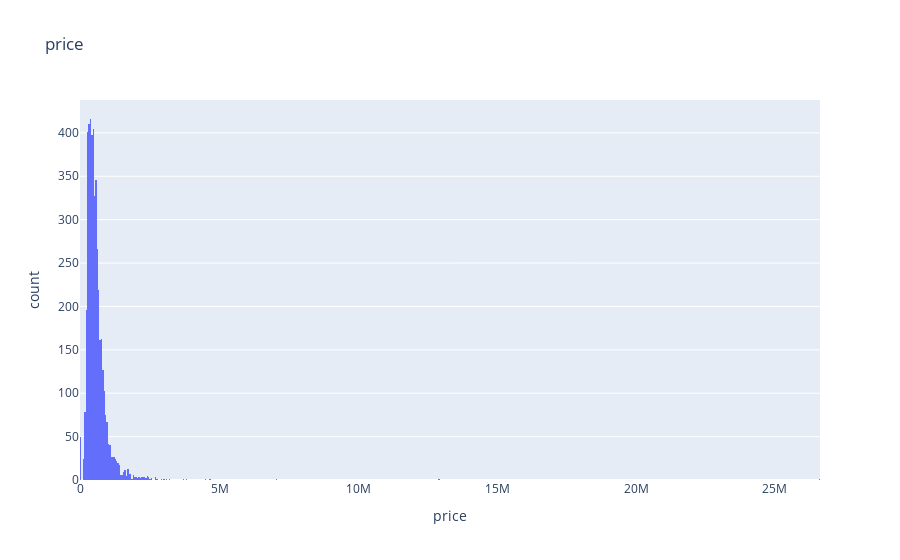
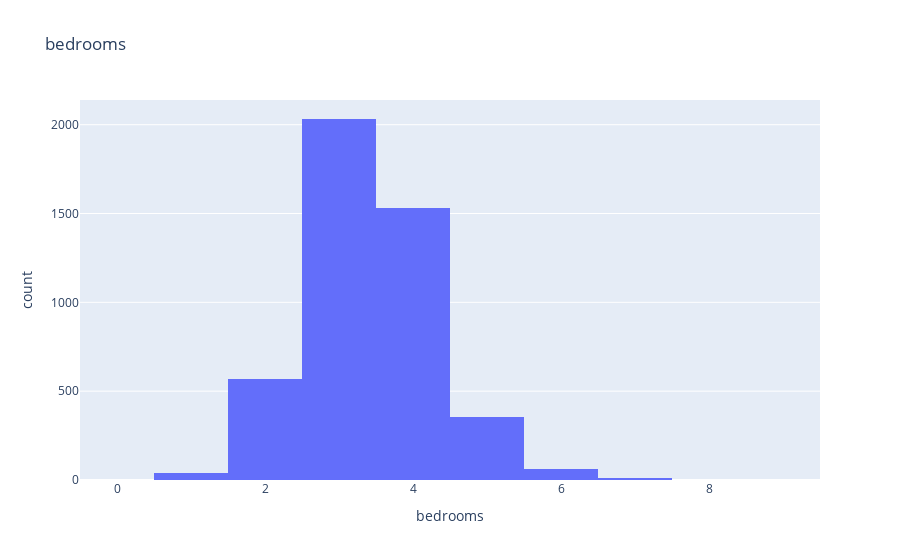
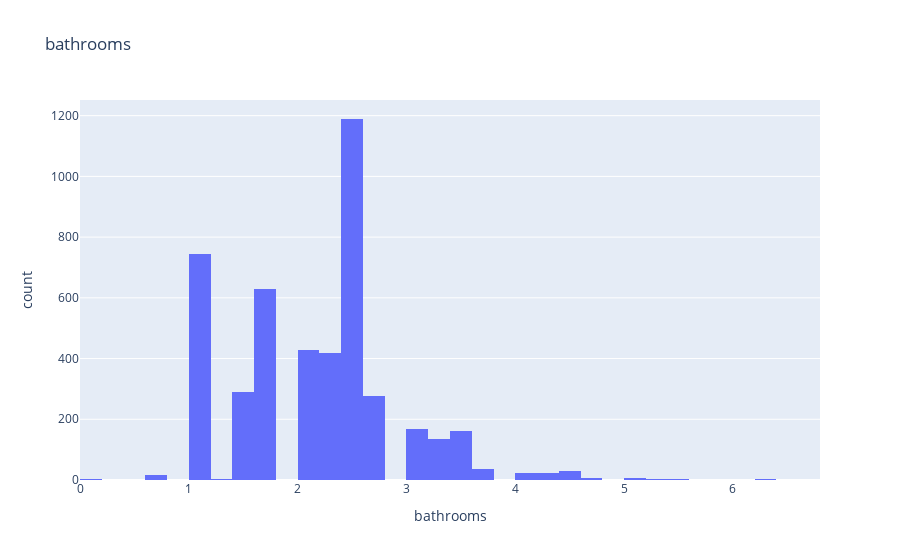
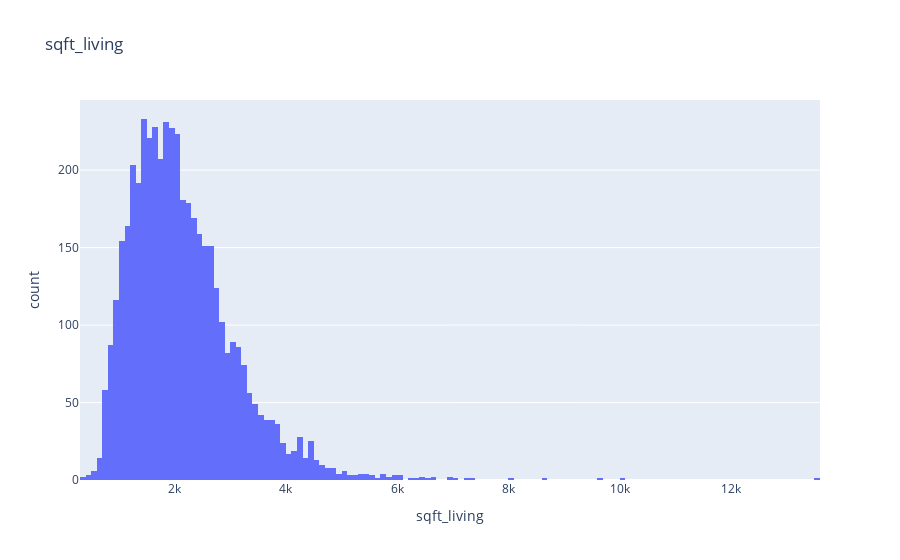

The notebook cell saved with these charts, in order:
### Code cell
for i in df.columns:
    px.histogram(df,x=i,title=i ).show()

### Figure 1 — Plotly figure (JSON) as saved in the notebook; plotly's stock layout.template omitted (floating-point values rounded to 4 significant figures; data arrays with more than 128 entries replaced by an {"elided": "..."} marker saying what was removed)
{"data": [{"alignmentgroup": "True", "bingroup": "x", "hovertemplate": "price=%{x}<br>count=%{y}<extra></extra>", "legendgroup": "", "marker": {"color": "#636efa", "pattern": {"shape": ""}}, "name": "", "offsetgroup": "", "orientation": "v", "showlegend": false, "type": "histogram", "x": {"elided": "4600 float values"}, "xaxis": "x", "yaxis": "y"}], "layout": {"barmode": "relative", "legend": {"tracegroupgap": 0}, "title": {"text": "price"}, "xaxis": {"anchor": "y", "domain": [0, 1], "title": {"text": "price"}}, "yaxis": {"anchor": "x", "domain": [0, 1], "title": {"text": "count"}}}}

### Figure 2 — Plotly figure (JSON) as saved in the notebook; plotly's stock layout.template omitted (floating-point values rounded to 4 significant figures; data arrays with more than 128 entries replaced by an {"elided": "..."} marker saying what was removed)
{"data": [{"alignmentgroup": "True", "bingroup": "x", "hovertemplate": "bedrooms=%{x}<br>count=%{y}<extra></extra>", "legendgroup": "", "marker": {"color": "#636efa", "pattern": {"shape": ""}}, "name": "", "offsetgroup": "", "orientation": "v", "showlegend": false, "type": "histogram", "x": {"elided": "4600 int values"}, "xaxis": "x", "yaxis": "y"}], "layout": {"barmode": "relative", "legend": {"tracegroupgap": 0}, "title": {"text": "bedrooms"}, "xaxis": {"anchor": "y", "domain": [0, 1], "title": {"text": "bedrooms"}}, "yaxis": {"anchor": "x", "domain": [0, 1], "title": {"text": "count"}}}}

### Figure 3 — Plotly figure (JSON) as saved in the notebook; plotly's stock layout.template omitted (floating-point values rounded to 4 significant figures; data arrays with more than 128 entries replaced by an {"elided": "..."} marker saying what was removed)
{"data": [{"alignmentgroup": "True", "bingroup": "x", "hovertemplate": "bathrooms=%{x}<br>count=%{y}<extra></extra>", "legendgroup": "", "marker": {"color": "#636efa", "pattern": {"shape": ""}}, "name": "", "offsetgroup": "", "orientation": "v", "showlegend": false, "type": "histogram", "x": {"elided": "4600 float values"}, "xaxis": "x", "yaxis": "y"}], "layout": {"barmode": "relative", "legend": {"tracegroupgap": 0}, "title": {"text": "bathrooms"}, "xaxis": {"anchor": "y", "domain": [0, 1], "title": {"text": "bathrooms"}}, "yaxis": {"anchor": "x", "domain": [0, 1], "title": {"text": "count"}}}}

### Figure 4 — Plotly figure (JSON) as saved in the notebook; plotly's stock layout.template omitted (floating-point values rounded to 4 significant figures; data arrays with more than 128 entries replaced by an {"elided": "..."} marker saying what was removed)
{"data": [{"alignmentgroup": "True", "bingroup": "x", "hovertemplate": "sqft_living=%{x}<br>count=%{y}<extra></extra>", "legendgroup": "", "marker": {"color": "#636efa", "pattern": {"shape": ""}}, "name": "", "offsetgroup": "", "orientation": "v", "showlegend": false, "type": "histogram", "x": {"elided": "4600 int values"}, "xaxis": "x", "yaxis": "y"}], "layout": {"barmode": "relative", "legend": {"tracegroupgap": 0}, "title": {"text": "sqft_living"}, "xaxis": {"anchor": "y", "domain": [0, 1], "title": {"text": "sqft_living"}}, "yaxis": {"anchor": "x", "domain": [0, 1], "title": {"text": "count"}}}}
